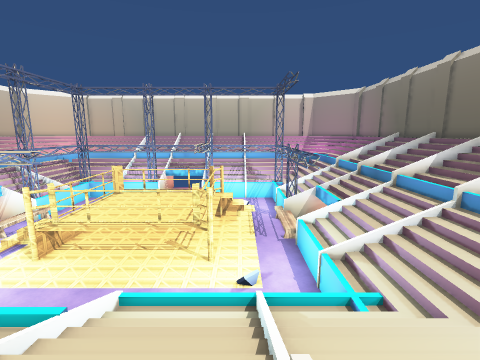
[1] (above)

24 first-person views from a walk through a scene from a Unity 3-D project. The camera is 1.5 m above the floor, tilts 10° down and sees 85° across. The floor is counted in squares, 1 m on a side. Each view is taken from the middle of a square. On the plan, view 1 faces up. The plan holds only what a view shows up to about 14 squares ahead; the rest is blank. The player character is not drawn. Some surface patterns are stand-ins.

[2]
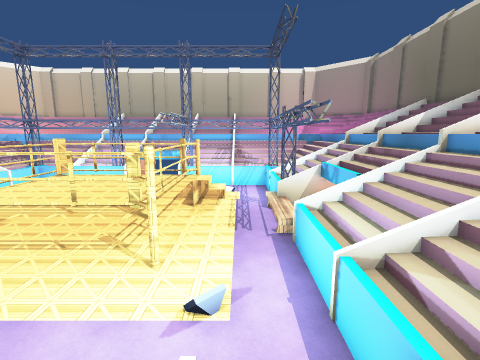

[3]
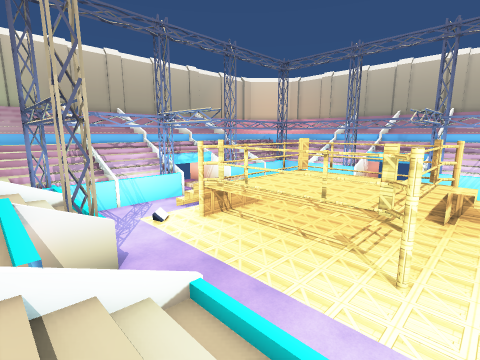

[4]
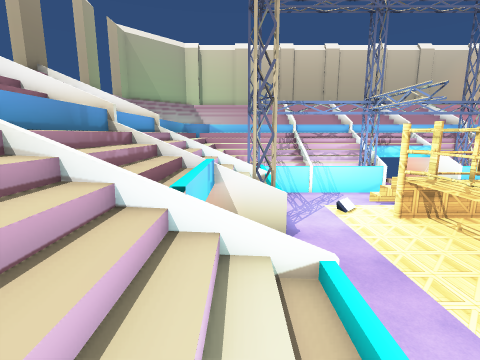

[5]
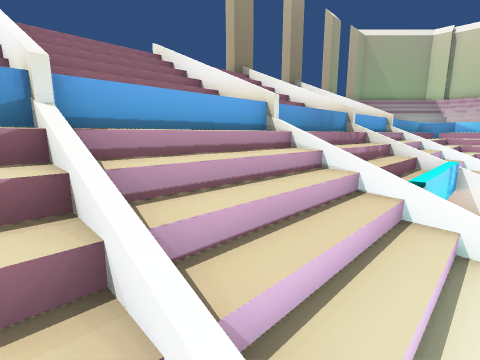

[6]
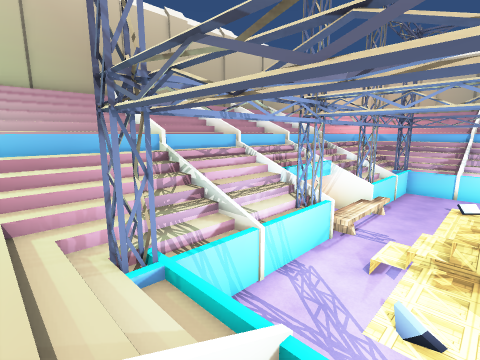

[7]
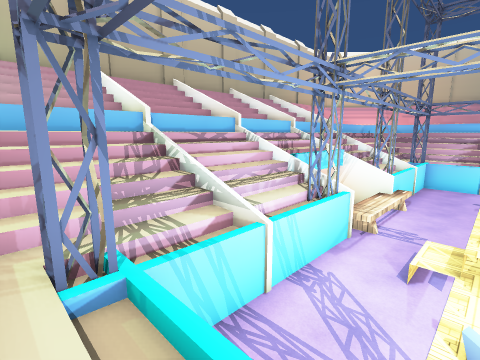

[8]
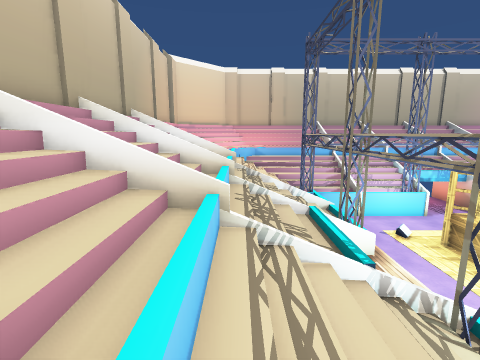

[9]
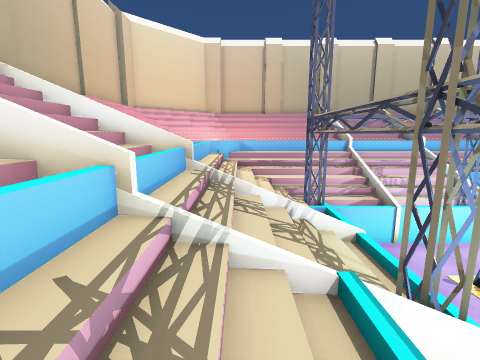

[10]
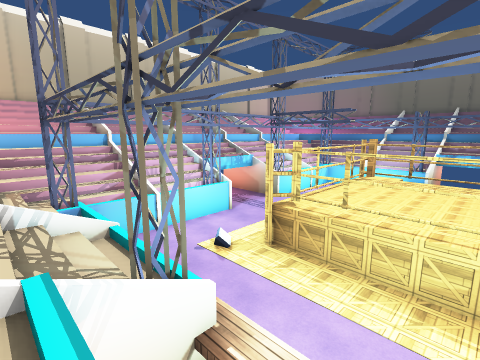

[11]
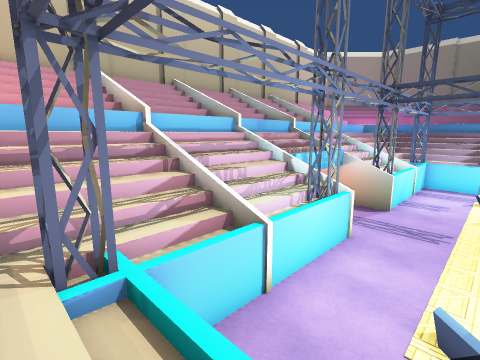

[12]
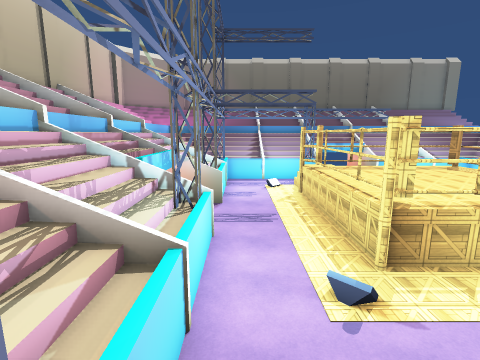

[13]
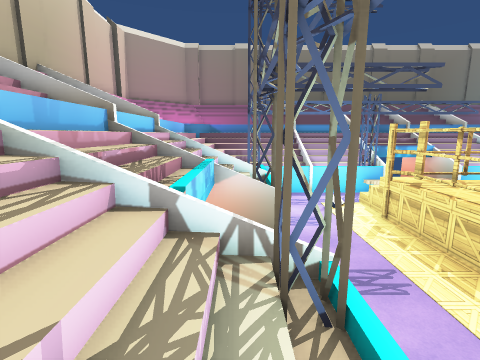

[14]
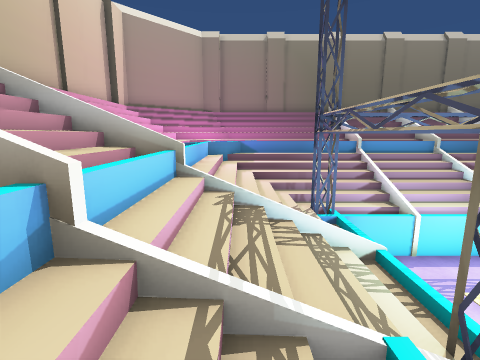

[15]
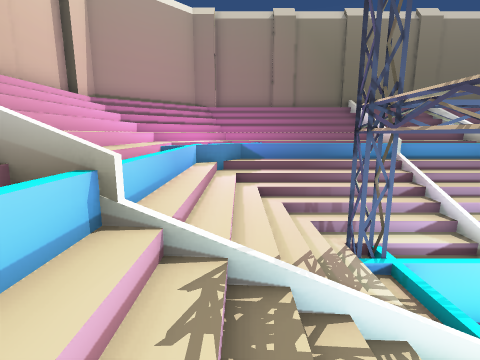

[16]
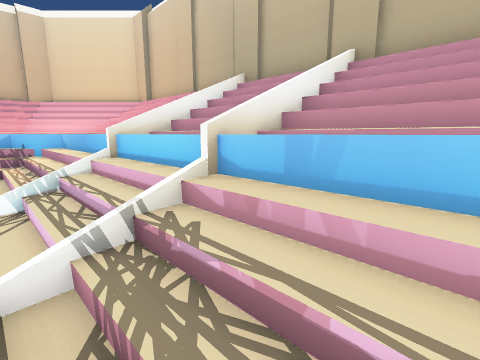

[17]
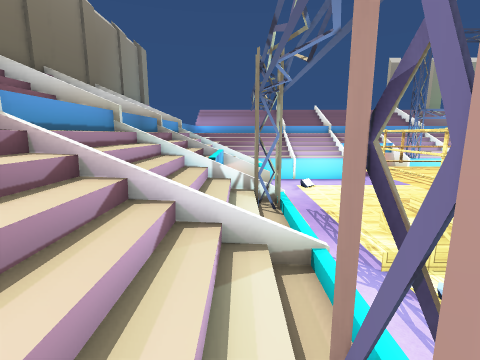

[18]
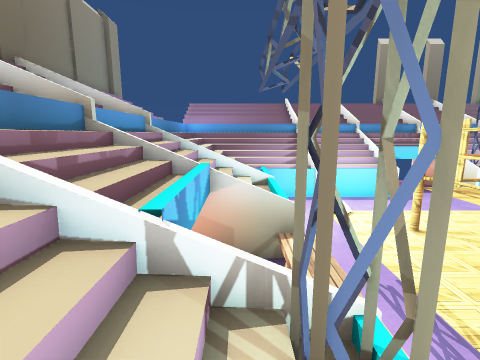

[19]
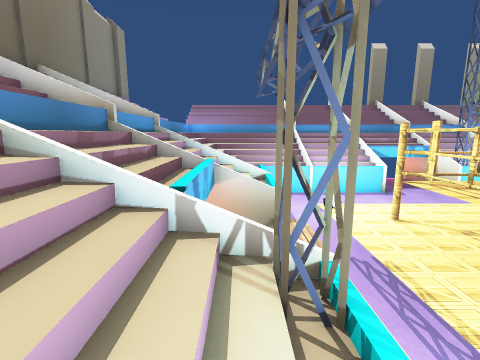

[20]
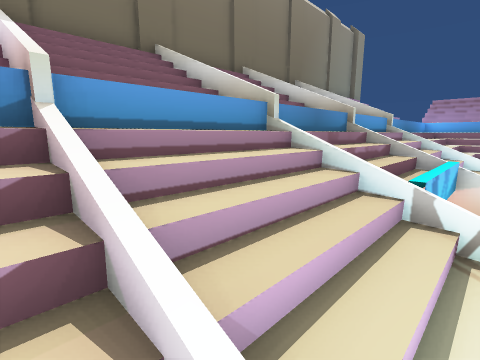

[21]
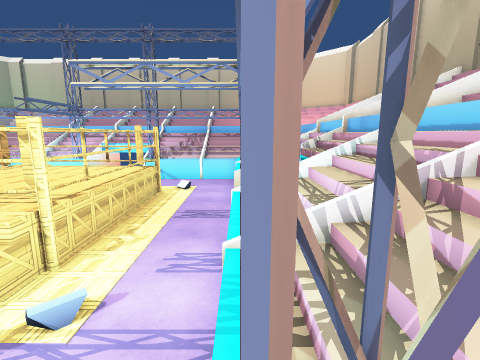

[22]
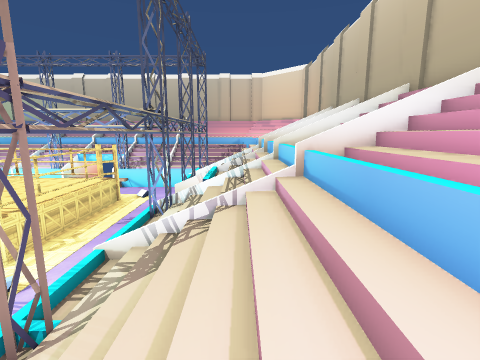

[23]
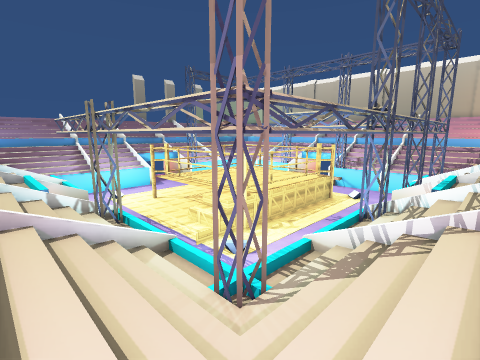

[24]
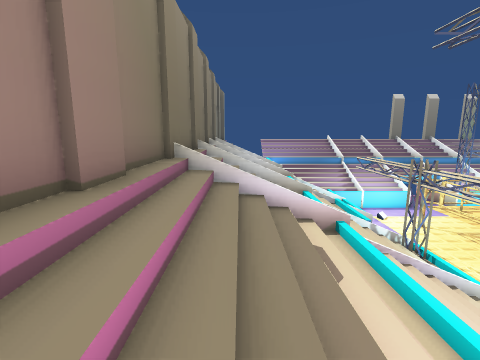

### Floor plan
Key: @ floor where view 1 was taken; # wall or solid block; x gap in a wall; . main floor; : floor 3.5 m higher than the main floor; / step, stairs or slope; = window, fence, low wall or low ledge; v drop or lower ground; T thing the floor can be seen under or through; B block; O other object.
Columns run from 22 left of view 1 to 12 right of it. Each row starts with its distance up from view 1.
 31    B#O##O##OO###O#O###OO#####OOB
 30   BB/          =   =          /BB
 29  BB        //  x   x  //        B
 28 BB         //  /   /  //         BB
 27 O/         //  x   x  //         /#
 26 O          //  =   =  //        / O
 25 #          //  / / // //    /     #
 24 #          //  // //  //          #
 23 #       // // /vv vv/ // //       O
 22 #       /#vvvvvvvvvvvvvvv#/       #
 21 #       /vvvvvvvvvvvvvvvvv        #
 20 O:/ /////vvvvvvvvvvvvvvvvv////// :O
 19 O:///////vvvvvvvvvvvvvvvvv///////:O
 18 #        vvvvvTTvvvTTvvvvv/       #
 17 #       /vvvvvT.===.Tvvvvv/       #
 16 #=x/x=//vvvvvvT.....T=vvvvv//=x/x=#
 15 O        OvvvvT.....TvvvvO        O
 14 #        Ovvvv=.....TvvvvO        #
 13 O     // OvvvvT.....Tvvvvv        O
 12 #=x/x=//vvvvvvT.....Tvvvvvv//=x/x=#
 11 #       /vvvvvTTTTTTTvvvvv        #
 10 #        vvvvvvvvvvvvvvvvv        #
  9 O ///////vvvvvvvvvvvvvvvvv/////   O
  8 O ///////vvvvvvvvvvvvvvvvv/////   O
  7 #        vvvvvvvvvvvvvvvv         #
  6 #          vv vvvvvvvvvvv         #
  5 O          // /vvv v  //          #
  4             // /   /  //          #
  3             /  /   /  //          #
  2             /  =   =  //          O
  1                x   x  //
  0                /   /  @/
 -1                x   x
 -2                =
 -3        Ox  OO  O

Positions as (right, up) in squares from view 1, and headings:
1: (0, 0), facing up
2: (1, 4), facing up
3: (0, 4), facing up-left
4: (0, 5), facing left
5: (1, 5), facing down-left
6: (-9, 4), facing up-left
7: (-10, 5), facing up-left
8: (-17, 8), facing up
9: (-16, 13), facing up
10: (-15, 13), facing up-right
11: (-14, 19), facing up-right
12: (-14, 21), facing right
13: (-10, 23), facing right
14: (-5, 25), facing right
15: (-2, 25), facing right
16: (-4, 24), facing up-left
17: (4, 23), facing down
18: (4, 18), facing down
19: (4, 19), facing down
20: (4, 20), facing down-right
21: (4, 22), facing left
22: (6, 25), facing left
23: (6, 25), facing down-left
24: (10, 26), facing down
